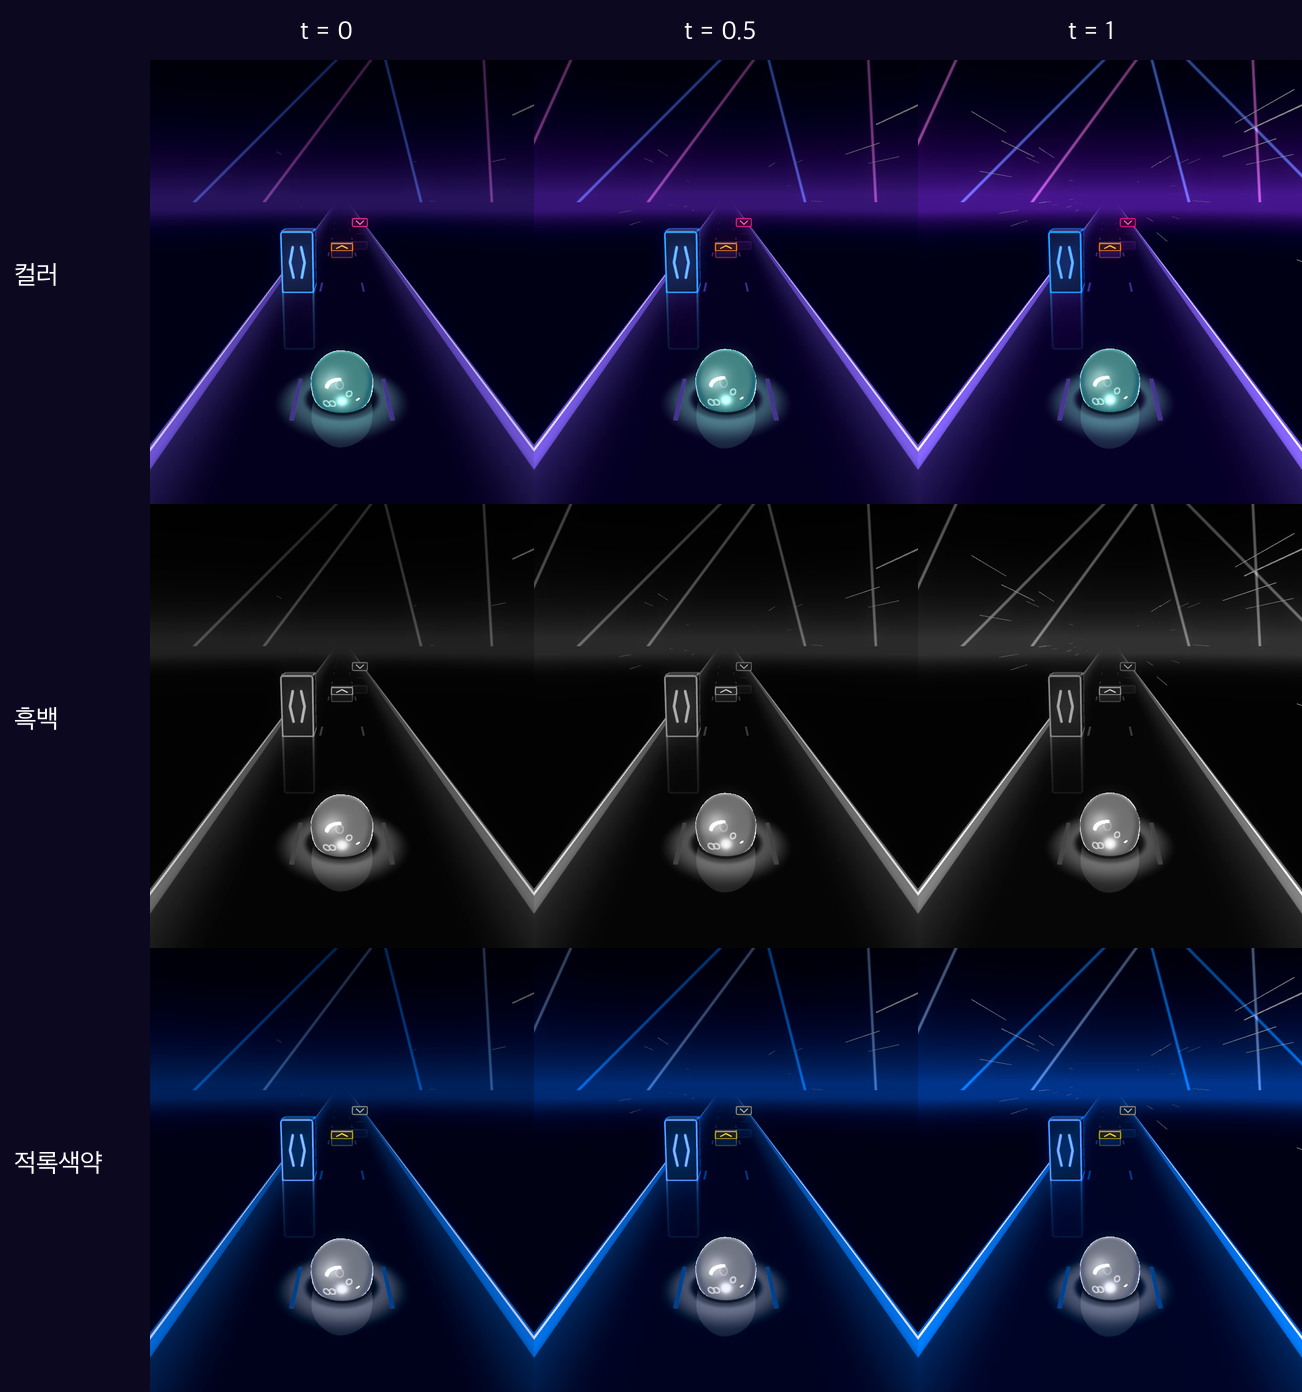

The script that saved this image:
#!/usr/bin/env python3
"""진하기 시트: 같은 장면 t = 0 / 0.5 / 1 × 컬러 / 흑백 / 적록색약. 사용: tint_sheet.py <art_sheet 결과 폴더> <결과.png>"""
import sys
from pathlib import Path

import numpy as np
from PIL import Image, ImageDraw, ImageFont

# Machado 2009 deuteranomaly 심도 1.0 (선형 RGB에 곱한다)
DEUTAN = np.array([[0.367322, 0.860646, -0.227968], [0.280085, 0.672501, 0.047413], [-0.011820, 0.042940, 0.968881]])
FONT = ImageFont.truetype("/System/Library/Fonts/AppleSDGothicNeo.ttc", 26)
CROP = (40, 300, 680, 1040)


def to_linear(a):
    return np.where(a <= 0.04045, a / 12.92, ((a + 0.055) / 1.055) ** 2.4)


def to_srgb(a):
    a = np.clip(a, 0.0, 1.0)
    return np.where(a <= 0.0031308, a * 12.92, 1.055 * a ** (1 / 2.4) - 0.055)


def deutan(img):
    a = to_linear(np.asarray(img.convert("RGB"), float) / 255.0)
    return Image.fromarray((to_srgb(a @ DEUTAN.T) * 255).astype("uint8"))


def mean_saturation(img):
    a = np.asarray(img.convert("RGB"), float) / 255.0
    hi, lo = a.max(axis=2), a.min(axis=2)
    return float(np.where(hi > 0, (hi - lo) / np.maximum(hi, 1e-6), 0.0).mean())


def main(src, out):
    values = {n: mean_saturation(Image.open(Path(src) / f"tint_{n}.png").convert("RGB").crop(CROP)) for n in (0, 50, 100)}
    print("평균 채도 " + ", ".join(f"t={n / 100:g}: {v:.3f}" for n, v in values.items()) + f", t=1 - t=0: {values[100] - values[0]:+.3f}")
    cell = (384, 444)
    sheet = Image.new("RGB", (150 + cell[0] * 3, 60 + cell[1] * 3), (12, 8, 32))
    draw = ImageDraw.Draw(sheet)
    rows = [("컬러", lambda i: i), ("흑백", lambda i: i.convert("L").convert("RGB")), ("적록색약", deutan)]
    for col, (name, label) in enumerate([("tint_0", "t = 0"), ("tint_50", "t = 0.5"), ("tint_100", "t = 1")]):
        draw.text((150 + cell[0] * col + 150, 16), label, font=FONT, fill="white")
        shot = Image.open(Path(src) / f"{name}.png").convert("RGB").crop(CROP)
        for row, (title, fn) in enumerate(rows):
            sheet.paste(fn(shot).resize(cell, Image.LANCZOS), (150 + cell[0] * col, 60 + cell[1] * row))
            if col == 0:
                draw.text((14, 60 + cell[1] * row + 200), title, font=FONT, fill="white")
    sheet.save(out)


main(sys.argv[1], sys.argv[2])
